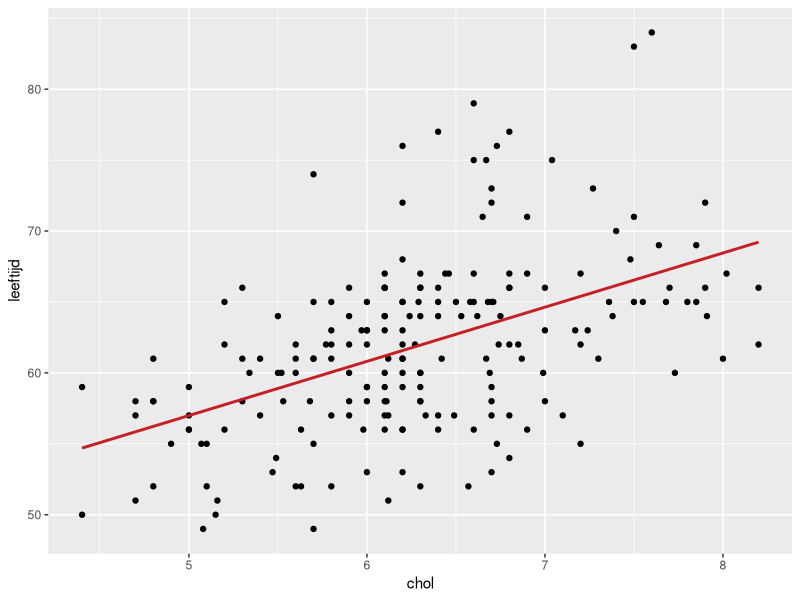
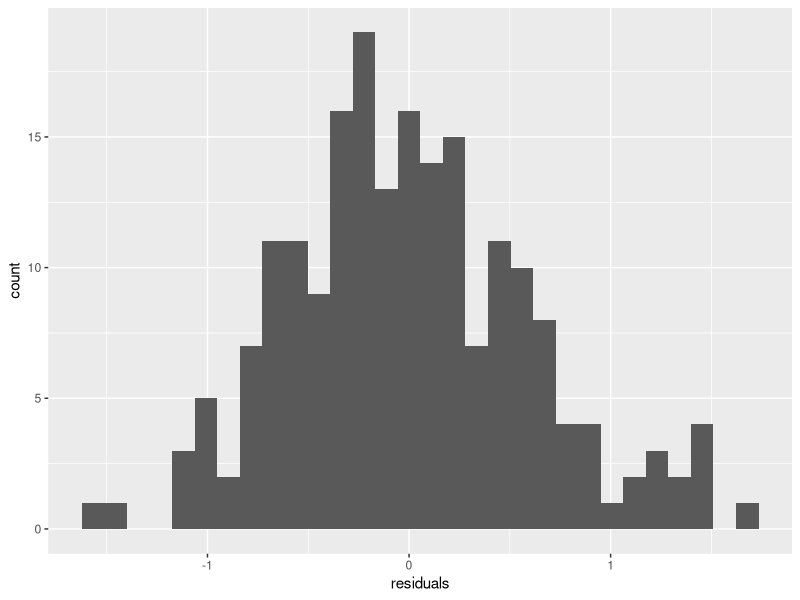
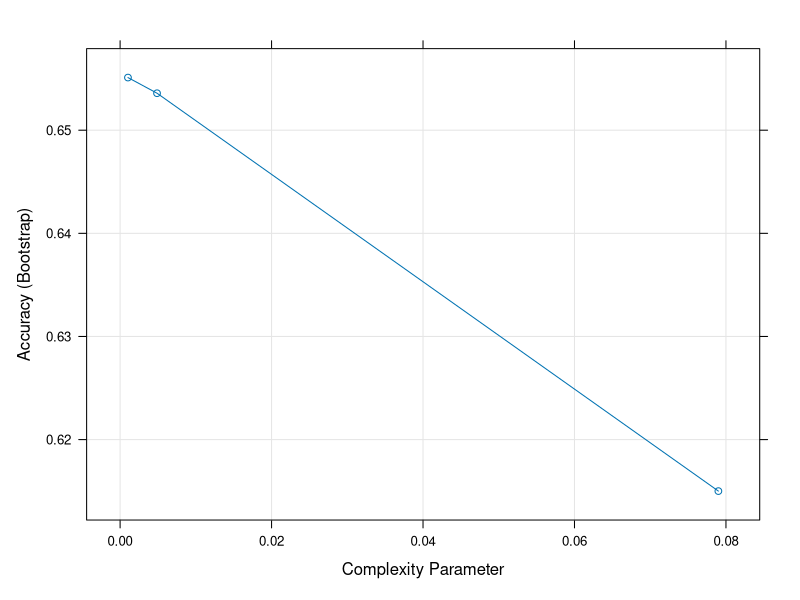

Here is the R script that generated these plots, in order:
library(foreign)
library(ggplot2)
library(dplyr)
library(caret)
library(e1071)
library(readr)

chol1 = read.spss("DM/Data/voorbeeld7_1.sav", to.data.frame=TRUE)
ggplot(chol1, aes(x = chol, y = leeftijd)) +
  geom_point() +
  stat_smooth(method = "lm",
              col = "#C42126",
              se = FALSE,
              size = 1)
fit1 <- lm(formula = chol ~ leeftijd, data = chol1)
summary(fit1)
fit2 <- lm(formula = chol ~ leeftijd + bmi + sekse +alcohol, data = chol1)
summary(fit2)
chol1$residuals <- residuals(fit2)
ggplot(chol1, aes(x = residuals)) +
  geom_histogram()

births <-read_delim(file="DM/Data/births.csv", delim=",", col_names = TRUE, col_types = NULL)
head(births)
births <- births %>%
  mutate(home = factor(if_else(child_birth %in% "first line child birth, at home", "home", "not_home"), levels = c("home","not_home"))) %>%
  mutate(pari = if_else(parity > 1, "multi", "primi")) %>%
  mutate(etni = if_else(etnicity %in% "Dutch", "Dutch", "Non_Dutch"))

set.seed(100)
mydat <- births
# Step 1: Get row numbers for the training data
trainRowNumbers <- createDataPartition(mydat$home, p=0.8, list=FALSE)
# Step 2: Create the training dataset
trainData <- mydat[trainRowNumbers,c(2,4,8,9,10)]
# Step 3: Create the test dataset
testData <- mydat[-trainRowNumbers,c(2,4,8,9,10)]

fit_logreg <- train(home ~ pari + age_cat + etni + urban, data = trainData,
                    method="glm", family="binomial")
summary(fit_logreg)
predicted <- predict(fit_logreg, testData)
confusionMatrix(reference = testData$home, data = predicted)


# Step 1: Get row numbers for the training data
trainRowNumbers <- createDataPartition(mydat$home, p=0.8, list=FALSE)
# Step 2: Create the training dataset
trainData <- mydat[trainRowNumbers,c(2,4,8,9,10)]
# Step 3: Create the test dataset
testData <- mydat[-trainRowNumbers,c(2,4,8,9,10)]
fit_rpart <- train(home ~ pari + age_cat + etni + urban, data = trainData,
                   method="rpart")
plot(fit_rpart)
predicted2 <- predict(fit_rpart, testData)
confusionMatrix(reference = testData$home, data = predicted2)